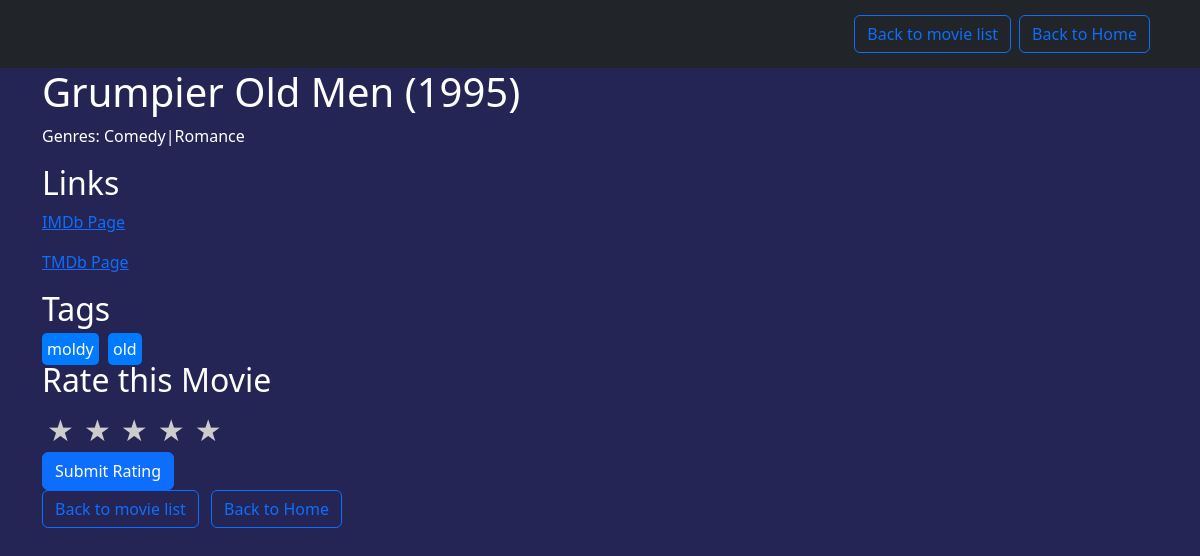
The page /movies/3/ (signed in) on the database its author committed.
### recommender/models.py (models this page shows, shortened)
class Movie(models.Model):
    movie_id = models.IntegerField(unique=True)
    title = models.CharField(max_length=255)
    genres = models.CharField(max_length=255)
    average_rating = models.FloatField(default=0.0)

class Link(models.Model):
    movie = models.ForeignKey(Movie, on_delete=models.CASCADE, related_name='links', null=True)
    imdb_id = models.CharField(max_length=15, blank=True, null=True)
    tmdb_id = models.IntegerField(blank=True, null=True)

class Tag(models.Model):
    user_id = models.IntegerField()
    movie = models.ForeignKey(Movie, on_delete=models.CASCADE, related_name='tags', null=True)
    tag = models.TextField()
    timestamp = models.DateTimeField()
    class Meta:
        indexes = [
            models.Index(fields=['user_id', 'movie']),
        ]

### recommender/views.py (the view)
# urls.py: path('movies/<int:movie_id>/', movie_detail, name='movie_detail'),
@login_required
def movie_detail(request, movie_id):
    movie = get_object_or_404(Movie, pk=movie_id)
    links = Link.objects.filter(movie=movie)
    tag_values = Tag.objects.filter(movie=movie).values_list('tag', flat=True).distinct()
    unique_tags = set(tag_values)
    form = RatingForm(request.POST or None)
    if request.method == 'POST' and form.is_valid():
        Rating.objects.update_or_create(
            user_id=request.user.id,
            movie=movie,
            defaults={'rating': form.cleaned_data['rating']}
        )
    return render(request, 'recommender/movie_detail.html', {
        'movie': movie,
        'links': links,
        'tags': unique_tags,
        'form': form
    })

### recommender/templates/recommender/movie_detail.html (shortened to what this page needs)
<!DOCTYPE html>
<html lang="en">
<head>
    <link href="https://cdn.jsdelivr.net/npm/bootstrap@5.3.0/dist/css/bootstrap.min.css" rel="stylesheet">
</head>
<body>
<header class="bg-dark text-white">
    <div class="container">
        <div class="d-flex justify-content-end align-items-center">
            <a href="{% url 'movie_list' %}" class="btn btn-outline-primary me-2">Back to movie list</a>
            <a href="{% url 'home' %}" class="btn btn-outline-primary me-2">Back to Home</a>
        </div>
    </div>
</header>
<main class="container">
    <h1>{{ movie.title }}</h1>
    <p>Genres: {{ movie.genres }}</p>
    <div class="movie-details">
        <h2>Links</h2>
        {% for link in links %}
            {% if link.imdb_id %}
                <p><a href="https://www.imdb.com/title/tt{{ link.imdb_id }}" target="_blank" >IMDb Page</a></p>
            {% endif %}
            {% if link.tmdb_id %}
                <p><a href="https://www.themoviedb.org/movie/{{ link.tmdb_id }}" target="_blank">TMDb Page</a></p>
            {% endif %}
        {% endfor %}
        <h2>Tags</h2>
        <div class="tags">
            {% for tag in tags %}
                <span class="tag">{{ tag }}</span>
            {% empty %}
                <p>No tags found for this movie.</p>
            {% endfor %}
        </div>
    </div>
    {% if user.is_authenticated %}
        <h2>Rate this Movie</h2>
        <form method="post" action="{% url 'movie_detail' movie.id %}">
            <div class="image-container">
                <div class="rating">
                    <label for="star5">★</label>
                    <label for="star4">★</label>
                    <label for="star3">★</label>
                    <label for="star2">★</label>
                    <label for="star1">★</label>
                </div>
            </div>
            <button type="submit" class="btn btn-primary">Submit Rating</button>
        </form>
    {% else %}
        <p><a href="{% url 'login' %}" class="sign-in-link">Log in</a> to rate movies.</p>
    {% endif %}
    <a href="{% url 'movie_list' %}" class="btn btn-outline-primary me-2">Back to movie list</a>
    <a href="{% url 'home' %}" class="btn btn-outline-primary me-2">Back to Home</a>
</main>
</body>
</html>

### recommender/templates/recommender/movie_detail.html (style rules this page uses)
body { font-family: 'Segoe UI', Tahoma, Geneva, Verdana, sans-serif; background-color: #252555; margin: 0; padding: 0; color: #fff; }
header { background-color: #343a40; padding: 15px; text-align: right; }
.image-container { position: relative; }
.rating { display: flex; align-items: center; }
.rating label { cursor: pointer; font-size: 30px; color: #ccc; margin: 0 5px; }
.tags span.tag { background-color: #007bff; color: white; padding: 5px; margin-right: 5px; border-radius: 5px; }

### rows shown on the page
Movie: title "Grumpier Old Men (1995)", genres "Comedy|Romance"
Tag: tag "moldy"
Tag: tag "old"
